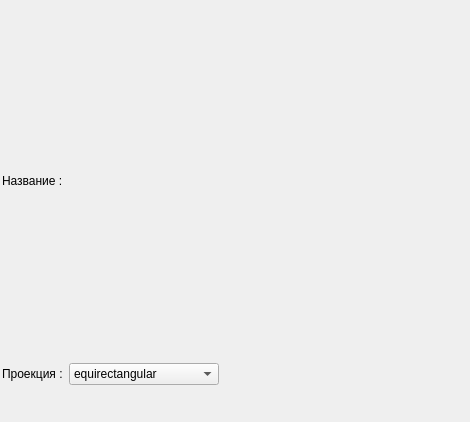
<?xml version="1.0" encoding="UTF-8"?>
<ui version="4.0">
 <class>Photo360Form</class>
 <widget class="QWidget" name="Photo360Form">
  <property name="geometry">
   <rect>
    <x>0</x>
    <y>0</y>
    <width>470</width>
    <height>422</height>
   </rect>
  </property>
  <property name="windowTitle">
   <string>Form</string>
  </property>
  <layout class="QVBoxLayout" name="verticalLayout">
   <property name="spacing">
    <number>3</number>
   </property>
   <property name="leftMargin">
    <number>2</number>
   </property>
   <property name="topMargin">
    <number>2</number>
   </property>
   <property name="rightMargin">
    <number>2</number>
   </property>
   <property name="bottomMargin">
    <number>2</number>
   </property>
   <item>
    <layout class="QHBoxLayout" name="horizontalLayout">
     <property name="spacing">
      <number>3</number>
     </property>
     <item>
      <widget class="QLabel" name="label">
       <property name="text">
        <string>Название : </string>
       </property>
      </widget>
     </item>
     <item>
      <widget class="QLabel" name="markNameLabel">
       <property name="text">
        <string/>
       </property>
       <property name="wordWrap">
        <bool>true</bool>
       </property>
      </widget>
     </item>
     <item>
      <spacer name="horizontalSpacer_2">
       <property name="orientation">
        <enum>Qt::Horizontal</enum>
       </property>
       <property name="sizeHint" stdset="0">
        <size>
         <width>40</width>
         <height>20</height>
        </size>
       </property>
      </spacer>
     </item>
    </layout>
   </item>
   <item>
    <layout class="QHBoxLayout" name="horizontalLayout_3">
     <property name="spacing">
      <number>3</number>
     </property>
     <item>
      <widget class="QLabel" name="label_2">
       <property name="text">
        <string>Проекция : </string>
       </property>
      </widget>
     </item>
     <item>
      <widget class="QComboBox" name="projCB">
       <property name="minimumSize">
        <size>
         <width>150</width>
         <height>0</height>
        </size>
       </property>
       <item>
        <property name="text">
         <string>equirectangular</string>
        </property>
       </item>
       <item>
        <property name="text">
         <string>rectilinear</string>
        </property>
       </item>
       <item>
        <property name="text">
         <string>equal solid angle</string>
        </property>
       </item>
       <item>
        <property name="text">
         <string>equal angle</string>
        </property>
       </item>
       <item>
        <property name="text">
         <string>cylindrical</string>
        </property>
       </item>
       <item>
        <property name="text">
         <string>stereographic</string>
        </property>
       </item>
       <item>
        <property name="text">
         <string>mercator</string>
        </property>
       </item>
       <item>
        <property name="text">
         <string>cubic</string>
        </property>
       </item>
      </widget>
     </item>
     <item>
      <spacer name="horizontalSpacer_3">
       <property name="orientation">
        <enum>Qt::Horizontal</enum>
       </property>
       <property name="sizeHint" stdset="0">
        <size>
         <width>40</width>
         <height>20</height>
        </size>
       </property>
      </spacer>
     </item>
    </layout>
   </item>
   <item>
    <layout class="QVBoxLayout" name="viewerLayout">
     <property name="spacing">
      <number>3</number>
     </property>
    </layout>
   </item>
   <item>
    <layout class="QHBoxLayout" name="horizontalLayout_2">
     <property name="spacing">
      <number>3</number>
     </property>
     <item>
      <spacer name="horizontalSpacer">
       <property name="orientation">
        <enum>Qt::Horizontal</enum>
       </property>
       <property name="sizeHint" stdset="0">
        <size>
         <width>40</width>
         <height>20</height>
        </size>
       </property>
      </spacer>
     </item>
     <item>
      <widget class="QPushButton" name="cancel">
       <property name="minimumSize">
        <size>
         <width>32</width>
         <height>32</height>
        </size>
       </property>
       <property name="maximumSize">
        <size>
         <width>32</width>
         <height>32</height>
        </size>
       </property>
       <property name="styleSheet">
        <string notr="true">border-radius:4;
border-color: rgb(255, 255, 255);</string>
       </property>
       <property name="text">
        <string/>
       </property>
      </widget>
     </item>
    </layout>
   </item>
  </layout>
 </widget>
 <resources/>
 <connections/>
</ui>
